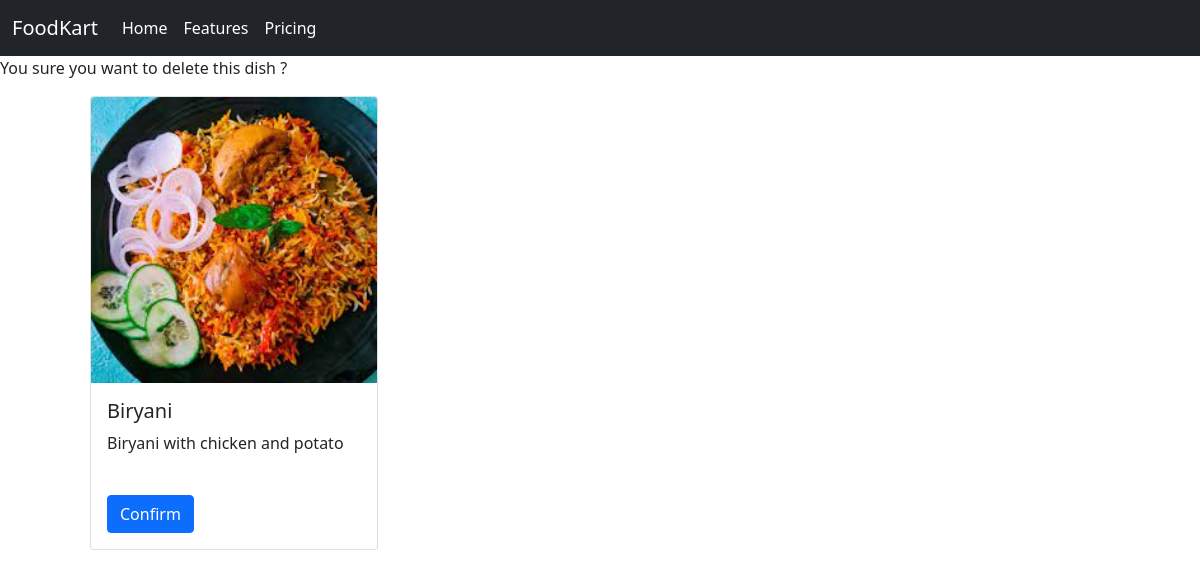
The page /dd/1 (signed in) on the database as committed earlier.
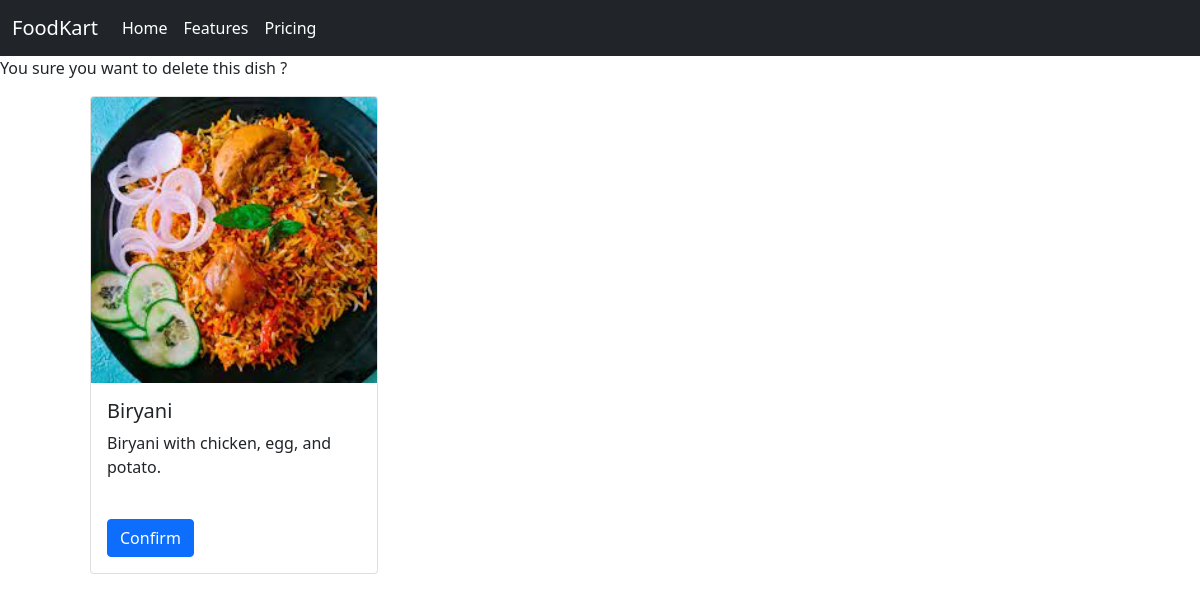
The same page on the database as committed later.
### menu/models.py (models this page shows, shortened)
class Dish(models.Model):
    id = models.AutoField(primary_key=True)
    name = models.CharField(max_length=200, null = False, blank = False, default = 'newItem')
    description = models.TextField()
    price = models.IntegerField()
    image = models.ImageField(null = False, blank = False)
    tags = models.ForeignKey(Tags, on_delete = models.CASCADE, null = True)
    restaurant = models.ForeignKey(restaurant, on_delete = models.CASCADE)

### menu/views.py (the view)
# urls.py: path('dd/<int:dish_id>', views.dish_deletion, name='dish_deletion'),
@login_required
def dish_deletion(request, dish_id):
    dish = Dish.objects.get(id=dish_id)
    user = request.user
    restaurant = user
    if str(restaurant) == str(dish.restaurant):         # Dish deletion can only be done by the owner restaurant.
        if request.method == 'POST':
            dish.delete()                               # Deleting the dish.
            messages.success(request, 'Dish deleted successfully.')
            return redirect('index')
    else:
        messages.error(request, 'You are not authorized to modify others menu.')
        return redirect('index')
    context = {
        'form_type': 'dish_deletion',
        'id': dish_id,
        'dish': dish,
    }
    return render(request, 'menu/dish.html', context=context)

### Templates/menu/dish.html (shortened to what this page needs)
{% extends 'menu/index.html' %}
{% block container%}
{% if form_type == 'dish_creation' %}
    <form action="{% url 'dish_creation'%}" method="POST" enctype = 'multipart/form-data'>
    {% csrf_token %}
    {{form.as_p}}
    <input type="submit">
    </form>
    {% else %}
    <form action="{% url 'dish_deletion' id %}" method="POST" enctype = 'multipart/form-data'>
        <p>You sure you want to delete this dish ?</p>
        <div class="container">
                <div class="card mx-5" style="width: 18rem;">
                    <img src="{{dish.image.url}}" class="card-img-top" alt="...">
                    <div class="card-body">
                        <h5 class="card-title">{{dish.name}} </h5>
                        <p class="card-text">{{dish.description}}</p>
                        <br>
                        <input class="btn btn-primary" type="submit" value="Confirm">
                    </div>
                </div>
            </div>
    </form>
{% endif %}
{% endblock container %}

Rows that differ between the two databases and show on the page:
changed Dish "Biryani": description "Biryani with chicken and potato" → "Biryani with chicken, egg, and potato."
